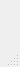
<?xml version="1.0" encoding="UTF-8"?>
<ui version="4.0">
 <class>MainWindow</class>
 <widget class="QMainWindow" name="MainWindow">
  <property name="geometry">
   <rect>
    <x>0</x>
    <y>0</y>
    <width>16</width>
    <height>67</height>
   </rect>
  </property>
  <property name="windowTitle">
   <string>MainWindow</string>
  </property>
  <widget class="QWidget" name="centralwidget">
   <widget class="QPushButton" name="pushButton">
    <property name="geometry">
     <rect>
      <x>210</x>
      <y>100</y>
      <width>93</width>
      <height>28</height>
     </rect>
    </property>
    <property name="text">
     <string>主窗口</string>
    </property>
   </widget>
  </widget>
  <widget class="QMenuBar" name="menubar">
   <property name="geometry">
    <rect>
     <x>0</x>
     <y>0</y>
     <width>16</width>
     <height>26</height>
    </rect>
   </property>
  </widget>
  <widget class="QStatusBar" name="statusbar"/>
 </widget>
 <resources/>
 <connections/>
</ui>
